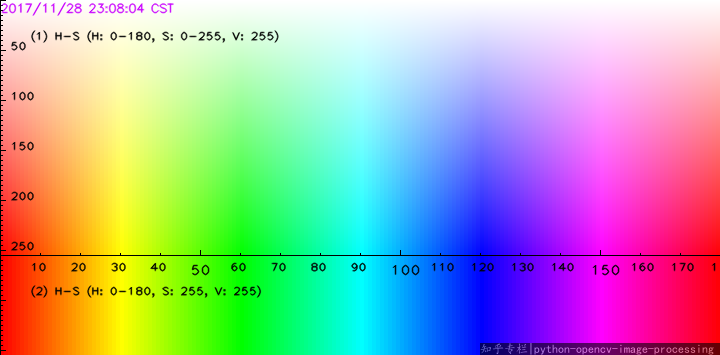
#> input picture Imagenes/HSV.png, 720 x 355 px, given in place of nabo.jpg, which was not available
$ jupyter execute --allow-errors 04-09-2023.ipynb
#> lines starting #> are read from the running program, lines starting #| are printed output that depends on the picture; after the words box and inside, x2 and y2 are one past the last pixel; in counts of white or black regions, pixels touching at a corner belong together; pictures that were not available may be replaced by others from this repository, and a replacement may not be noted
[cell 1]
import cv2 as cv
import numpy as np

[cell 2]
# APLICAR FILTROS DE COLOR
img = cv.imread('C:/Users/kalan/Desktop/nabo.jpg',1)
#> img is the input picture: shape (355, 720, 3); mean B, G, R 170.7, 171.1, 169.8

zeros = np.zeros(img.shape[:2], dtype='uint8')
imgN = cv.cvtColor(img, cv.COLOR_BGR2RGB)
(b,g,r) = cv.split(img)

cv.imshow('b',b)
cv.imshow('g',g)
cv.imshow('r',r)

cv.imshow('b1', cv.merge([b,zeros,zeros]))
cv.imshow('g1', cv.merge([zeros,g,zeros]))
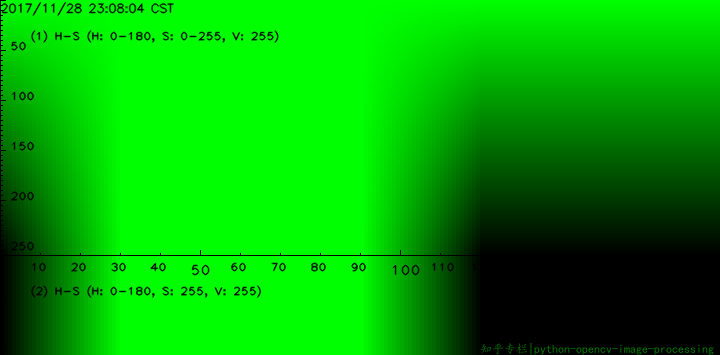
#> window 'g1': shape (355, 720, 3); mean B, G, R 0, 171.1, 0
cv.imshow('r1', cv.merge([zeros,zeros,r]))
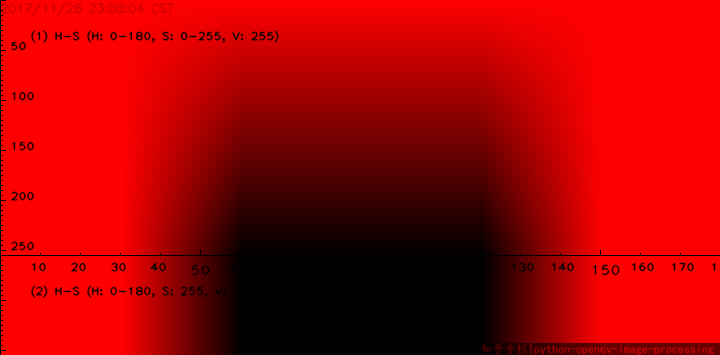
#> window 'r1': shape (355, 720, 3); mean B, G, R 0, 0, 169.8

cv.imshow('img', img)
cv.imshow('imgN', imgN)
cv.imshow('zeros', zeros)

cv.waitKey(0)
cv.destroyAllWindows()

[cell 3]
# FILTRAR VALORES DE LA IMAGEN Y OBTENER DATOS PERSONALIZADOS
img = cv.imread('C:/Users/kalan/Desktop/nabo.jpg',0)
#> img: shape (355, 720); min 0, max 255, mean 170.2

w,h = (img.shape)
#> w = 355; h = 720
img1 = img.copy()
img2 = img.copy()
img3 = img.copy()
img4 = img.copy()
img5 = img.copy()

# [6 lines of commented-out code are left out]

for i in range(w):
    for j in range(h):
            img1[i,j]= img1[i,j]-100
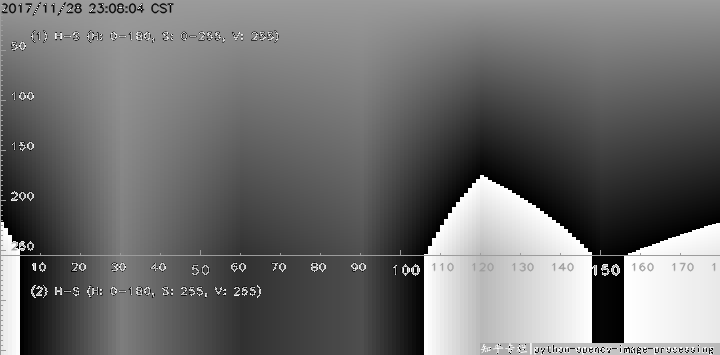
#> img1: shape (355, 720); min 0, max 255, mean 111.2

for i in range(w):
    for j in range(h):
            img2[i,j]= img2[i,j]+100
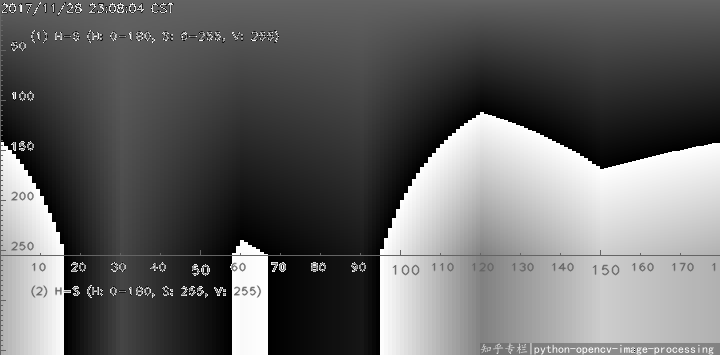
#> img2: shape (355, 720); min 0, max 255, mean 101.3

for i in range(w):
    for j in range(h):
        if (img3[i,j] > 200):
            img3[i,j]= 1
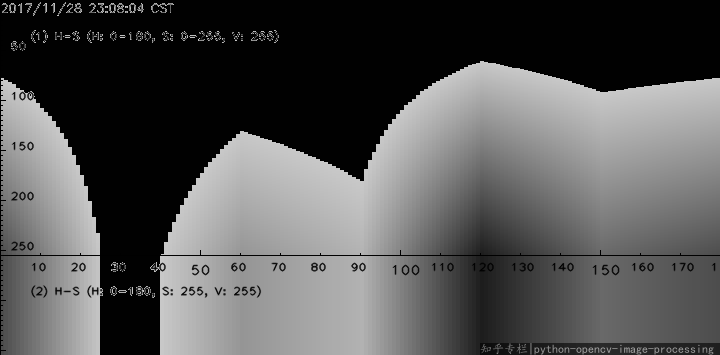
#> img3: shape (355, 720); min 0, max 200, mean 84.9

for i in range(w):
    for j in range(h):
        if (img4[i,j] < 200):
            img4[i,j]= 1
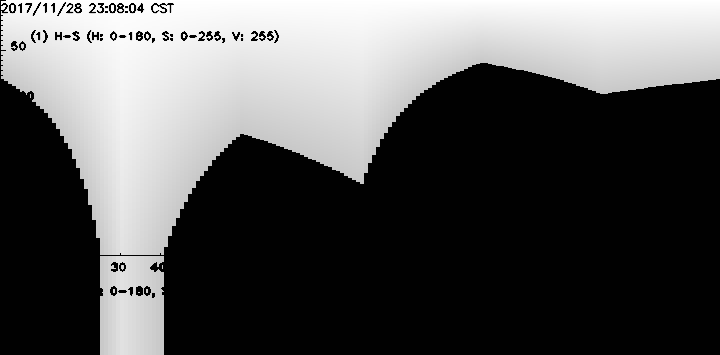
#> img4: shape (355, 720); min 1, max 255, mean 87.7

for i in range(w):
    for j in range(h):
        if (img5[i,j] > 200):
            img5[i,j]= 100
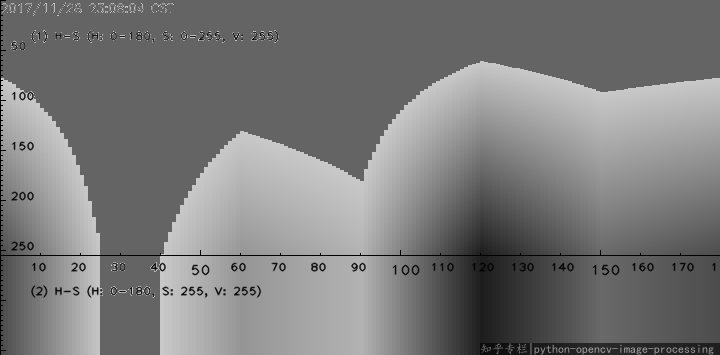
#> img5: shape (355, 720); min 0, max 200, mean 122.2


cv.imshow('Img1', img1)
cv.imshow('Img2', img2)
cv.imshow('Img3', img3)
cv.imshow('Img4', img4)
cv.imshow('Img5', img2)

#cv.imshow('Ejemplo', img)
cv.waitKey(0)
cv.destroyAllWindows()

#> (a cell that did not finish here is left out)

[cell 5]
# MODELO DE COLOR HSV 05/09/2023
img1 = cv.imread('C:/Users/kalan/Desktop/nabo.jpg',1)
img2 = cv.cvtColor(img1, cv.COLOR_BGR2RGB)
img3 = cv.cvtColor(img2, cv.COLOR_RGB2HSV)
#> img3: shape (355, 720, 3); mean H, S, V 89.4, 162.1, 249.9

umbralBajo = (0, 80, 80)
umbralAlto = (10, 255, 255)
umbralBajoB = (170, 80, 80)
umbralAltoB = (180, 255,255)

mascara1 = cv.inRange(img3, umbralBajo, umbralAlto)
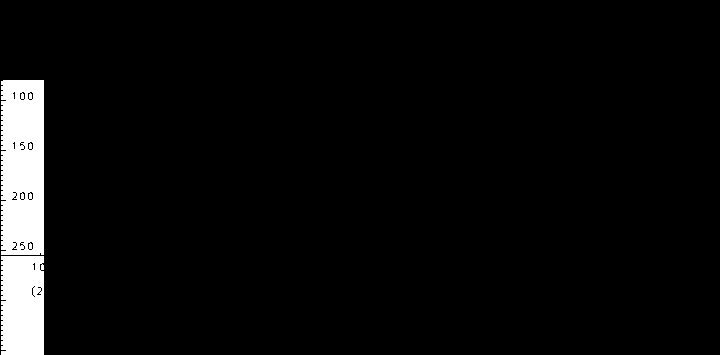
#> mascara1: shape (355, 720); 4.5% white; 2 white regions, box (x1, y1, x2, y2) and area: (1, 80, 44, 255) 7251, (1, 256, 44, 355) 4168
mascara2 = cv.inRange(img3, umbralBajoB, umbralAltoB)
#> mascara2: shape (355, 720); 4.3% white; 2 white regions, box (x1, y1, x2, y2) and area: (680, 80, 720, 255) 6998, (680, 256, 720, 355) 3921

mascara  = mascara1+mascara2
#> mascara: shape (355, 720); 8.7% white; 4 white regions, box (x1, y1, x2, y2) and area: (1, 80, 44, 255) 7251, (680, 80, 720, 255) 6998, (1, 256, 44, 355) 4168, (680, 256, 720, 355) 3921

resultado = cv.bitwise_and(img1, img1, mask=mascara)

cv.imshow('Img1', img1)
cv.imshow('Img2', img2)
cv.imshow('Img3', img3)
cv.imshow('mascara', mascara)
cv.imshow('resultado', resultado)

cv.waitKey(0)
cv.destroyAllWindows()

[cell 6]
# OBTENER, FILTRAR Y MODIFICAR EN TIEMPO REAL
import cv2 as cv
import numpy as np

cap = cv.VideoCapture(0)
# cap = cv.VideoCapture('Dirección de video')

if not cap.isOpened():
    print("No se puede abrir la cámara")
    exit()
while True:
    ret, img1 = cap.read()
    img2 = cv.cvtColor(img1, cv.COLOR_BGR2RGB)
    img3 = cv.cvtColor(img2, cv.COLOR_RGB2HSV)

    umbralBajo = (150, 80, 80)
    umbralAlto = (160, 255, 255)
    # umbralBajoB = (170, 80, 80)
    # umbralAltoB = (180, 255,255)

    mascara1 = cv.inRange(img3, umbralBajo, umbralAlto)
#> mascara1: shape (355, 720); 4.7% white; 3 white regions, box (x1, y1, x2, y2) and area: (600, 80, 644, 255) 7693, (600, 256, 644, 355) 4247, (613, 266, 618, 274) 28
    # mascara2 = cv.inRange(img3, umbralBajoB, umbralAltoB)

    # mascara  = mascara1+mascara2

    resultado = cv.bitwise_and(img1, img1, mask=mascara1)

    cv.imshow('Img1', img1)
    cv.imshow('Img2', img2)
    cv.imshow('Img3', img3)
    cv.imshow('mascara1', mascara1)
    cv.imshow('resultado', resultado)

    if not ret:
        print("No se pudo capturar fotogramas")
        break
    if cv.waitKey(10) == ord('q'):
#> (key q is pressed here)
        break
cap.release()
cv.destroyAllWindows()

[cell 7]
# OBTENER COORDENADAS DE UN COLOR ESPECÍFICO
import cv2 as cv
import numpy as np

img1 = cv.imread('C:/Users/kalan/Desktop/tr.png',1)
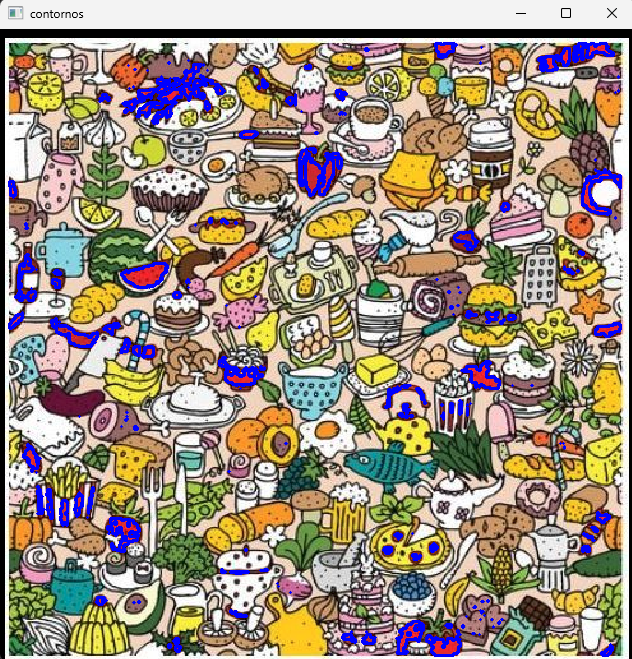
#> input picture Imagenes/ImagenContornos.png, 632 x 659 px, given in place of tr.png, which was not available
#> img1 is the input picture: shape (659, 632, 3); mean B, G, R 127.4, 143.1, 156.4
img2 = cv.cvtColor(img1, cv.COLOR_BGR2RGB)
#> img2: shape (659, 632, 3)
img3 = cv.cvtColor(img2, cv.COLOR_RGB2HSV)
#> img3: shape (659, 632, 3); mean H, S, V 44.2, 90.2, 170.3

umbralBajoRojo = (0, 80, 80)
umbralAltoRojo = (10, 255, 255)

umbralBajoAmarillo = (25, 80, 80)
umbralAltoAmarillo = (35, 255, 255)

mascaraRoja = cv.inRange(img3, umbralBajoRojo, umbralAltoRojo)
#> mascaraRoja: shape (659, 632); 2.8% white; 1183 white regions (1065 under 20 px), largest, box (x1, y1, x2, y2) and area: (110, 53, 158, 92) 828, (565, 212, 595, 240) 556, (213, 241, 260, 278) 491
mascaraAmarilla = cv.inRange(img3, umbralBajoAmarillo, umbralAltoAmarillo)
#> mascaraAmarilla: shape (659, 632); 5.9% white; 713 white regions (569 under 20 px)

resultadoRojo = cv.bitwise_and(img1, img1, mask=mascaraRoja)
resultadoAmarillo = cv.bitwise_and(img1, img1, mask=mascaraAmarilla)
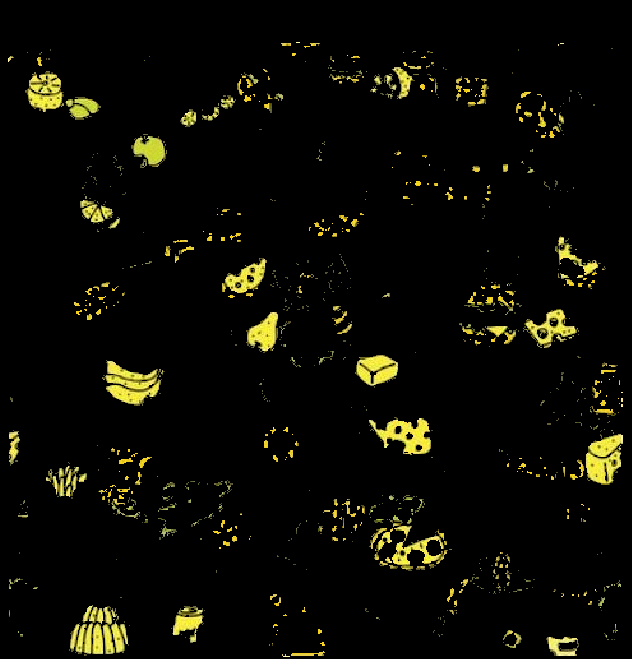
#> resultadoAmarillo: shape (659, 632, 3); mean B, G, R 4.1, 10.7, 11.2

contoursRojo, hierarchyRojo = cv.findContours(mascaraRoja, cv.RETR_TREE, cv.CHAIN_APPROX_SIMPLE)
#> contoursRojo = 1266 contours, 1213 with area under 20; largest, box (x1, y1, x2, y2) and area: (110, 53, 158, 92) 806, (565, 212, 595, 240) 522, (213, 241, 260, 278) 418, (530, 431, 550, 448) 200, (14, 55, 34, 69) 174
print(contoursRojo)
#| [array([[[600, 655]]], dtype=int32), array([[[455, 655]],
#|        [[457, 655]]], dtype=int32), array([[[401, 655]],
#|        [[403, 655]]], dtype=int32), array([[[611, 654]],
#|        [[610, 655]],
#|        [[612, 655]],
#|        [[612, 654]]], dtype=int32), array([[[430, 654]],
#|        [[430, 655]]], dtype=int32), array([[[598, 653]],
#|        [[599, 653]]], dtype=int32), array([[[581, 653]],
#|        [[580, 654]],
#|        [[579, 654]],
#|        [[579, 655]],
#|        [[582, 655]],
#> (further printed lines are left out)

contoursAmarillo, hierarchyRojo = cv.findContours(mascaraAmarilla, cv.RETR_TREE, cv.CHAIN_APPROX_SIMPLE)
#> contoursAmarillo = 905 contours, 807 with area under 20; largest, box (x1, y1, x2, y2) and area: (69, 605, 129, 656) 1913, (102, 360, 165, 406) 1470, (586, 434, 623, 485) 1342, (369, 417, 431, 455) 1202, (25, 71, 64, 112) 1056
print(contoursAmarillo)

cv.imshow('Img1', img1)
cv.imshow('mascaraRoja', mascaraRoja)
cv.imshow('mascaraAmarilla', mascaraAmarilla)
cv.imshow('resultadoRojo', resultadoRojo)
cv.imshow('resultadoAmarillo', resultadoAmarillo)

cv.waitKey(0)
cv.destroyAllWindows()
